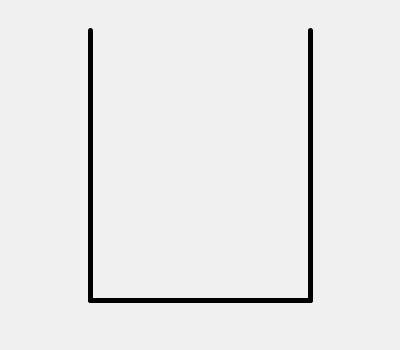
Frame 1 (no input)
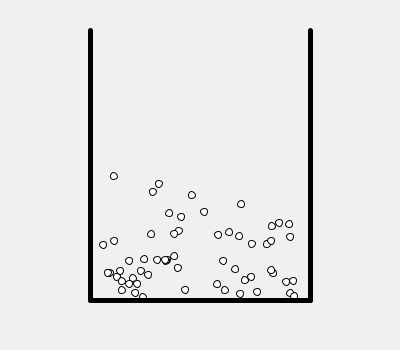
Frame 60 (the mouse pressed at the canvas centre just before this capture)
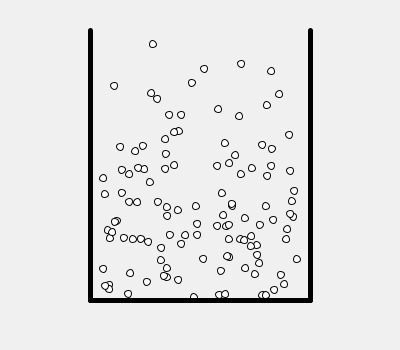
Frame 120 (the mouse held since frame 60 and released just before this capture)

The Processing sketch that drew these frames (run headless with seeded random() and noise(); from frame 60 on, the mouse is pressed at the canvas centre):

// Processing sketch: processing_30024
// ── processing_30024.pde

//QUESTION 6

int no = 200; //number of bubbles allowed
Bubble[] myB; 
int ar = 0; 

void setup() {
  frameRate(100);
  size(400,350);
  smooth();
  myB = new Bubble[no]; 
}

class Bubble { //tells us stuff about the bubble
  float x;
  float y;
  float speed;

  Bubble(float xpos, float ypos) { // "the constructor"
    x = xpos;
    y = ypos;
    speed = random(0.5,3);
  }
  void update(){             
    y -= speed;         //Telling the bubble to move
    if (y > 30){        //Makes the bubble disappear at the top of the glass
    ellipse(x,y,7,7);   //size of bubbles
    }
  }
}

void draw() {
  background(240);
  for (int i=0; i<no; i++)  
    if(myB[i] != null)      //Checks if the bubble has a value, if it has, the program runs void update
    myB[i].update();
    makeBubbles();
    
    //Drawing the glass
    strokeWeight(5);
    line(90,30,90,300);
    line(310,30,310,300);
    line(90,300,310,300);
    strokeWeight(1);
}

void makeBubbles(){
  myB[ar] = new Bubble (random(100,300),300); //makes a new bubble
  ar = (ar+1)% no; //Makes the array loop
}
